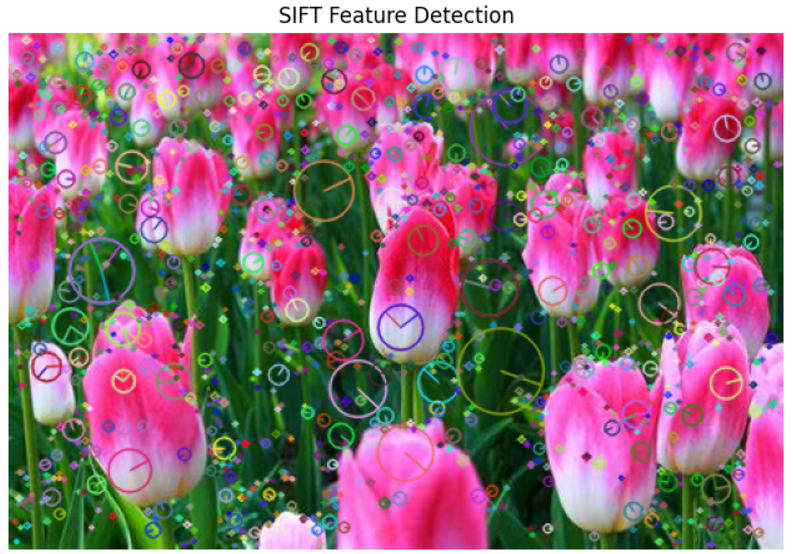
#> input picture Week10/Hasil Gambar/Feature Detection.png, 793 x 554 px, found by its file name
$ jupyter execute 'Simulasi Image Processing, Feature Detection, and Feature Description.ipynb'   (older library calls are emulated)
#> lines starting #> are read from the running program, lines starting #| are printed output that depends on the picture
<a href="https://colab.research.google.com/github/Andicleomj/Robotika-dan-Sistem-Cerdas/blob/main/Week10/Simulasi%20Python%20dan%20OpenCV/Simulasi%20Image%20Processing%2C%20Feature%20Detection%2C%20and%20Feature%20Description.ipynb" target="_parent"></a>

#### Andi Cleopatra Maryam Jamila
#### 1103213071

[cell 1]
# Import library yang diperlukan
import cv2
import numpy as np
import matplotlib.pyplot as plt
from google.colab import files
from skimage.feature import hog
from skimage import exposure

# Fungsi untuk menampilkan gambar
def show_image(title, image):
    plt.figure(figsize=(8, 6))
    if len(image.shape) == 2:
        plt.imshow(image, cmap='gray')
    else:  # Gambar berwarna
        plt.imshow(cv2.cvtColor(image, cv2.COLOR_BGR2RGB))
    plt.title(title)
    plt.axis('off')
    plt.show()

# Upload gambar dari komputer
print("Silakan upload file gambar Anda.")
uploaded = files.upload()
#> the answer given: Feature Detection.png
file_name = list(uploaded.keys())[0]

# Membaca gambar input
image = cv2.imread(file_name)
#> image is the input picture: shape (554, 793, 3); mean B, G, R 123.7, 111.9, 146.8
show_image('Original Image', image)

# 1. Membuat dan Mengaplikasikan Filter Moving Average
kernel_size = 5  # Ukuran kernel
kernel = np.ones((kernel_size, kernel_size), np.float32) / (kernel_size**2)
moving_avg = cv2.filter2D(image, -1, kernel)
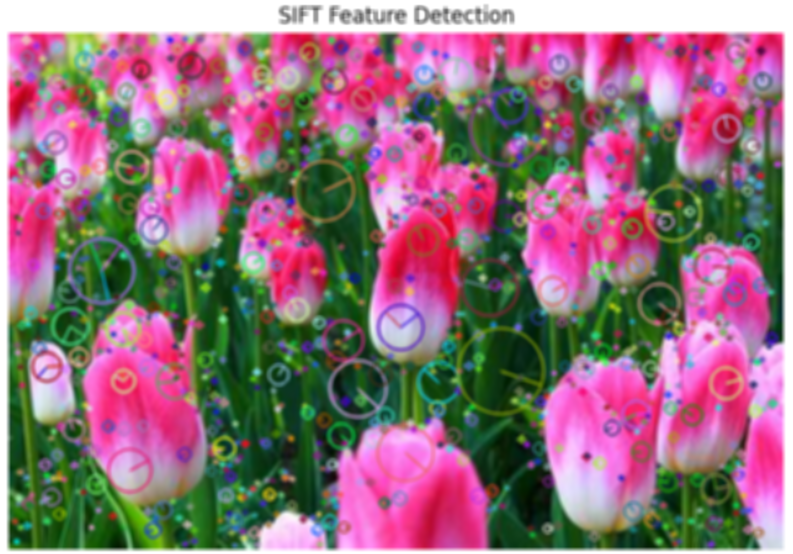
#> moving_avg: shape (554, 793, 3); mean B, G, R 123.7, 111.9, 146.8
show_image('Moving Average Filter', moving_avg)

# 2. Deteksi Fitur dengan SIFT
sift = cv2.SIFT_create()
gray_image = cv2.cvtColor(image, cv2.COLOR_BGR2GRAY)
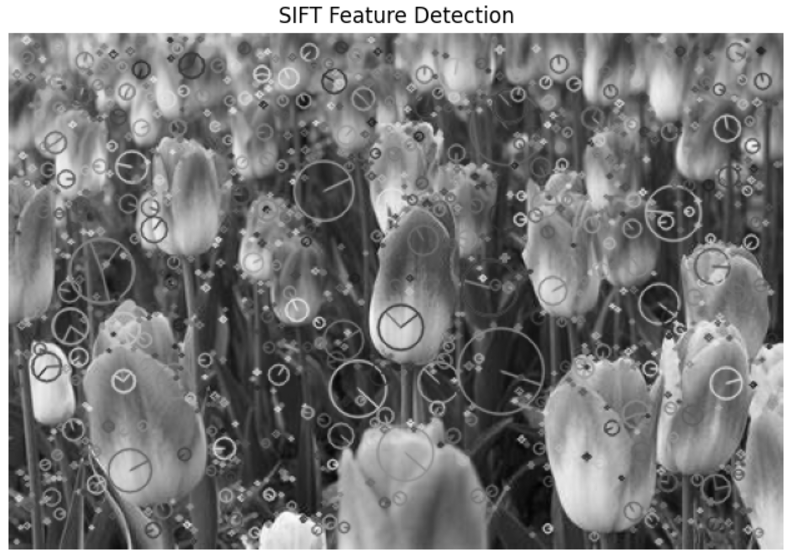
#> gray_image: shape (554, 793); min 0, max 255, mean 123.7
keypoints, descriptors = sift.detectAndCompute(gray_image, None)
#> keypoints = 4565 keypoints; strongest (x, y, size): (368, 11, 3.2), (445, 11, 3.1), (504, 13, 2.5), (294, 21, 2)
sift_image = cv2.drawKeypoints(image, keypoints, None, flags=cv2.DRAW_MATCHES_FLAGS_DRAW_RICH_KEYPOINTS)
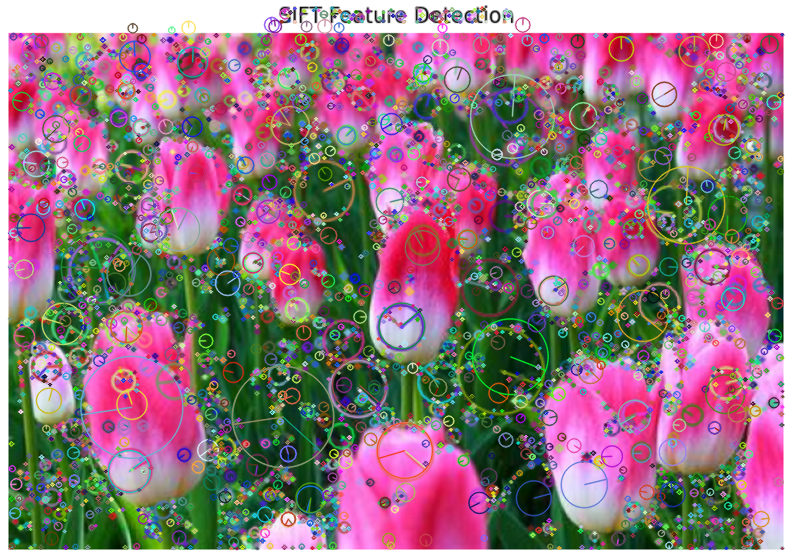
#> sift_image: shape (554, 793, 3); mean B, G, R 126.4, 115.7, 146.9
show_image('SIFT Feature Detection', sift_image)

# 3. Representasi Histogram Gambar
# Menghitung histogram untuk setiap channel warna
colors = ('b', 'g', 'r')
plt.figure(figsize=(8, 6))
for i, col in enumerate(colors):
    hist = cv2.calcHist([image], [i], None, [256], [0, 256])
    plt.plot(hist, color=col)
    plt.xlim([0, 256])
plt.title('Histogram Representasi Gambar')
plt.xlabel('Pixel Value')
plt.ylabel('Frequency')
plt.show()
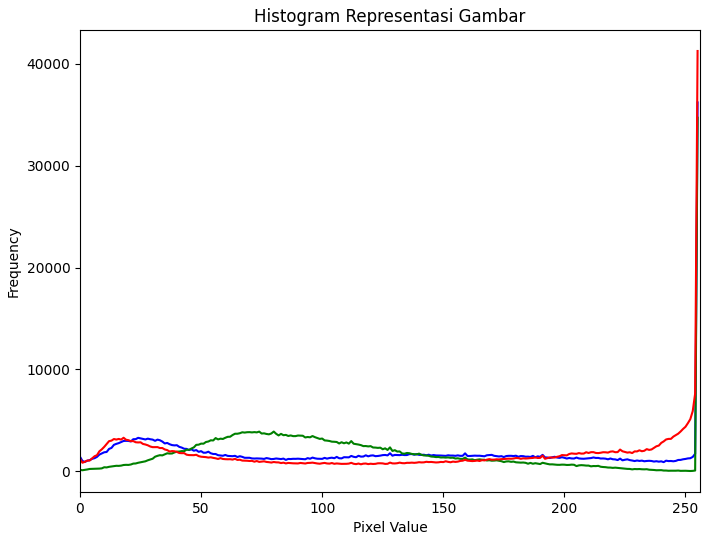
#> figure drawn by matplotlib, 1 panel; curve peaks at x = 255, y = 36198; curve peaks at x = 255, y = 34697; curve peaks at x = 255, y = 41245

# 4. Gaussian Smoothing
gaussian_blur = cv2.GaussianBlur(image, (5, 5), 0)
show_image('Gaussian Smoothing', gaussian_blur)

# 5. Deteksi Tepi dengan Sobel Filter
sobel_x = cv2.Sobel(gray_image, cv2.CV_64F, 1, 0, ksize=3)  # Deteksi tepi horizontal
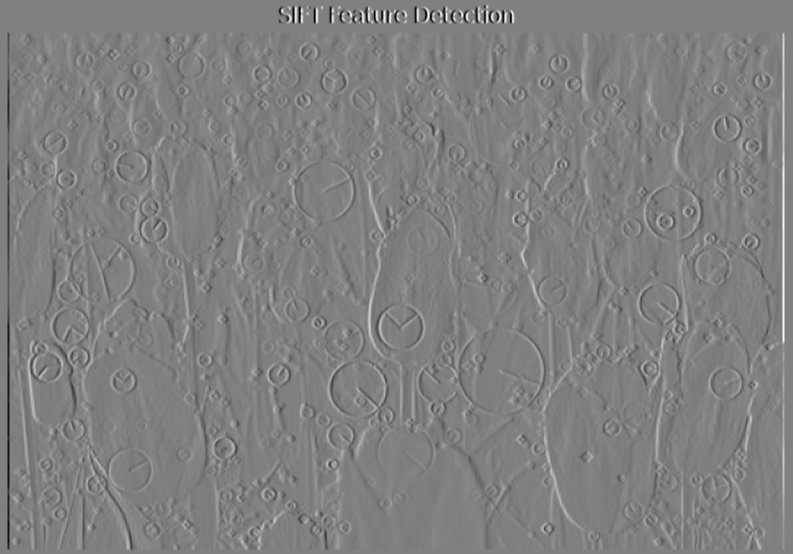
#> sobel_x: shape (554, 793) float64; min -988, max 973, mean 0; drawn with min black and max white
sobel_y = cv2.Sobel(gray_image, cv2.CV_64F, 0, 1, ksize=3)  # Deteksi tepi vertikal
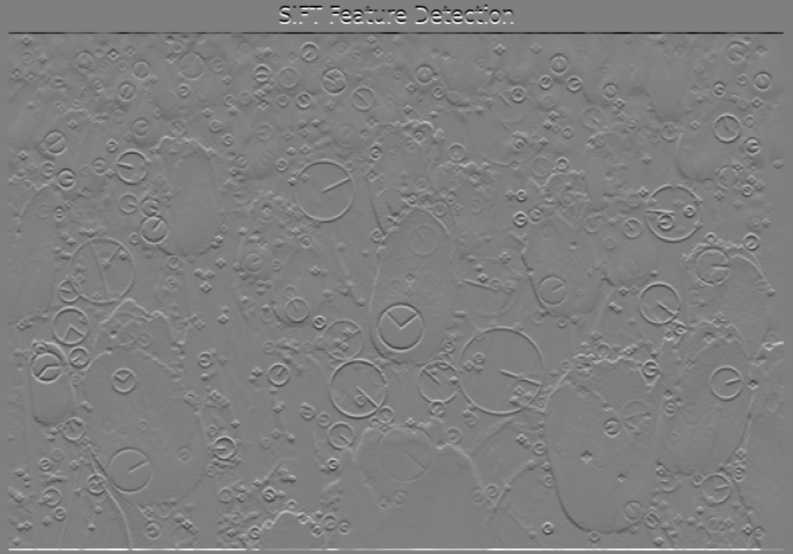
#> sobel_y: shape (554, 793) float64; min -981, max 979, mean 0; drawn with min black and max white
sobel_combined = cv2.magnitude(sobel_x, sobel_y)  # Magnitudo tepi
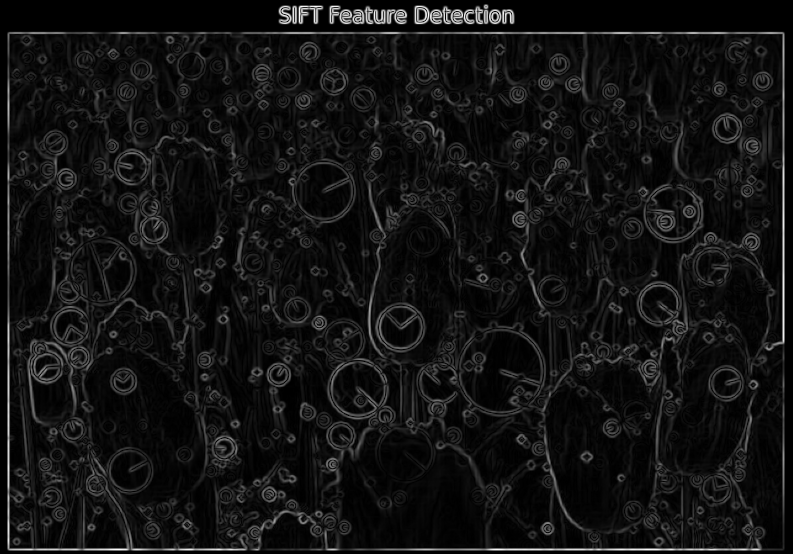
#> sobel_combined: shape (554, 793) float64; min 0, max 988, mean 73.9; drawn with min black and max white
show_image('Sobel Filter (Horizontal)', sobel_x)
show_image('Sobel Filter (Vertical)', sobel_y)
show_image('Sobel Filter (Combined)', sobel_combined)

# 6. Representasi Fitur dengan Histogram of Oriented Gradients (HOG)
# Menghitung HOG
hog_features, hog_image = hog(gray_image, orientations=9, pixels_per_cell=(8, 8),
                              cells_per_block=(2, 2), visualize=True, block_norm='L2-Hys', feature_vector=False)
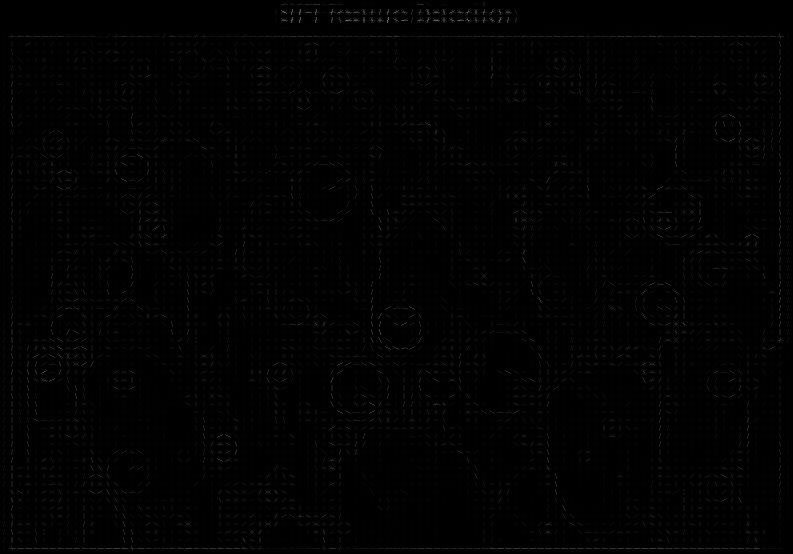
#> hog_image: shape (554, 793) float64; min 0, max 110.2, mean 1.8
# Normalisasi untuk visualisasi
hog_image_rescaled = exposure.rescale_intensity(hog_image, in_range=(0, 10))
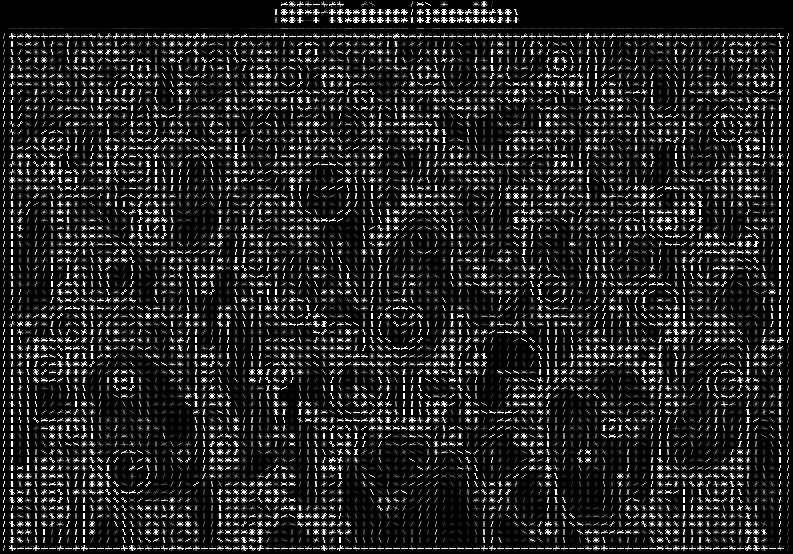
#> hog_image_rescaled: shape (554, 793) float64; min 0, max 1, mean 0.136
show_image('Histogram of Oriented Gradients (HOG)', hog_image_rescaled)

$ run again, on Week10/Hasil Gambar/HOG.png
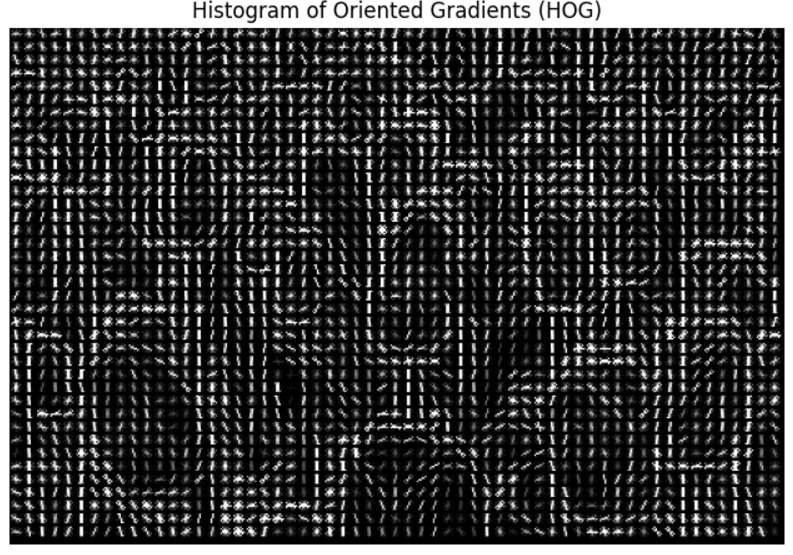
#> input picture Week10/Hasil Gambar/HOG.png, 793 x 555 px, found by its file name
#> image is the input picture: shape (555, 793, 3); min 0, max 255, mean 58.5
#> `moving_avg = cv2.filter2D(image, -1, kernel)`:
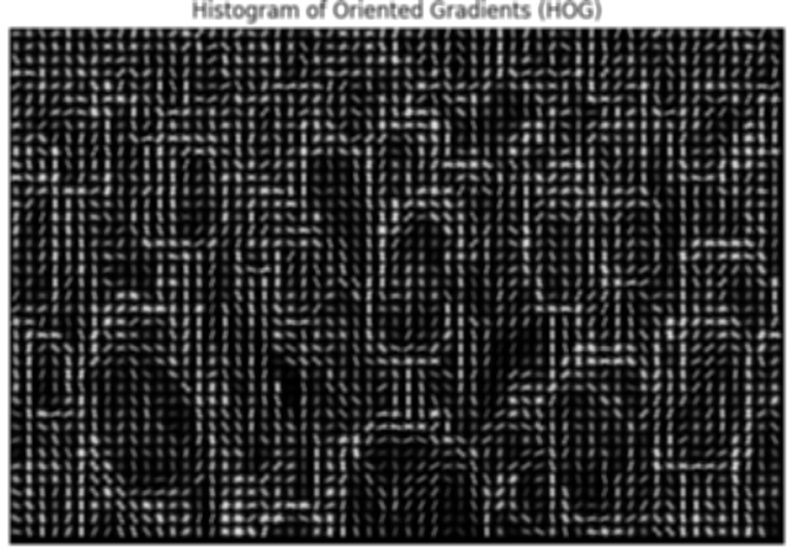
#> moving_avg: shape (555, 793, 3); min 0, max 255, mean 58.5
#> keypoints = 12161 keypoints; strongest (x, y, size): (304, 151, 4.6), (81, 453, 4.8), (55, 151, 4.8), (748, 151, 4.6)
#> `hog_image_rescaled = exposure.rescale_intensity(hog_image, in_range=(0..`:
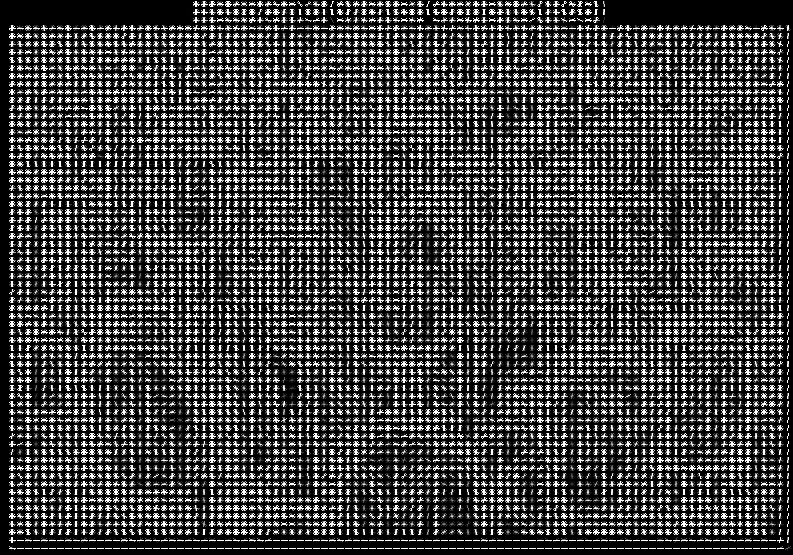
#> hog_image_rescaled: shape (555, 793) float64; min 0, max 1, mean 0.268
